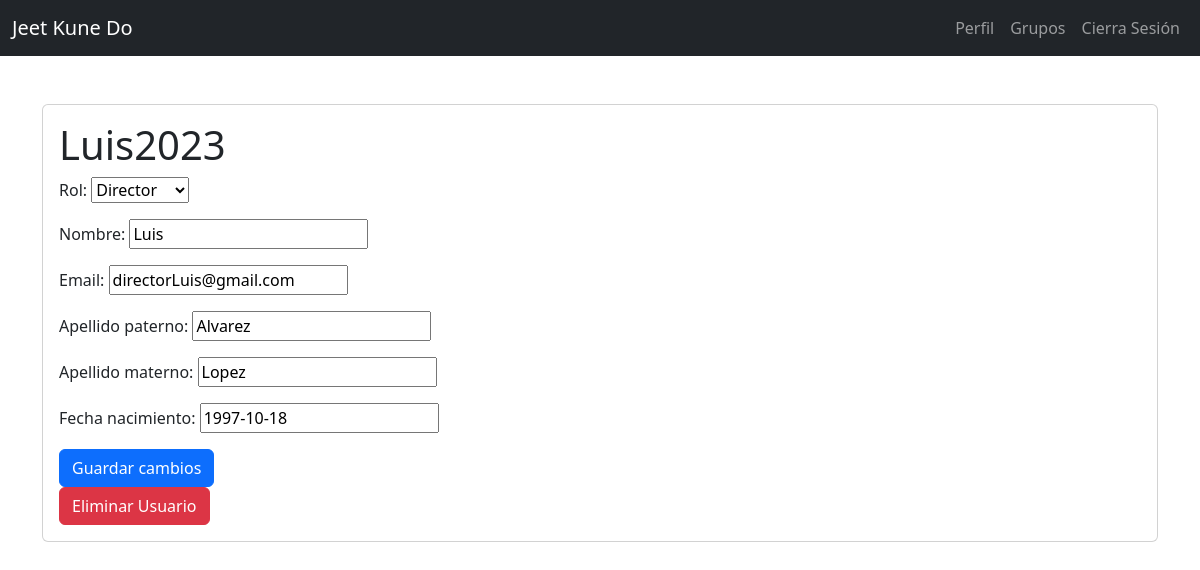
The page /usuarios/7 (signed in) on the database its author committed.
### login/models.py (models this page shows, shortened)
class UserProfile(models.Model):
    user = models.OneToOneField(User, on_delete=models.CASCADE)
    ROLES = [('guardian', 'Guardian'),
             ('director', 'Director'),
             ('secretario', 'Secretario'),
             ('instructor', 'Instructor'),
             ('alumno', 'Alumno')
             ]
    rol = models.CharField(max_length=25, choices=ROLES, default='director')
    nombre = models.CharField(max_length=200)
    email = models.EmailField(max_length=200, null=True)
    apellido_paterno = models.CharField(max_length=200)
    apellido_materno= models.CharField(max_length=200)
    fecha_nacimiento = models.DateField(default='2023-10-18')

### login/views.py (the view, shortened to what this page needs)
# urls.py: path('usuarios/<int:id_usuario>', views.edit_usuario, name='edit_usuario'),
@login_required
def edit_usuario(request, id_usuario):
    if request.method == 'GET':
        usuario = get_object_or_404(UserProfile, pk=id_usuario)
        form = Create_Usuario(instance=usuario)
        return render(request, 'edit_usuario.html', {
            'usuario': usuario,
            'form' : form
        })

### login/forms.py
class Create_Usuario(ModelForm):
    class Meta():
        model = UserProfile
        fields =['rol', 'nombre', 'email',
                  'apellido_paterno', 'apellido_materno', 'fecha_nacimiento']

### login/templates/edit_usuario.html (shortened to what this page needs)
{% extends 'base.html'%} {% block content%}
    <main class="container py-5">
        <div class="card card-body">
            <div>
                <h1>{{usuario.user.username}}</h1>
                <form method="POST">
                    {{form.as_p}}
                    <button class="btn btn-primary">
                        Guardar cambios
                    </button>
                </form>
                <form action="{% url 'delete_usuario' usuario.id %}">
                    <button class="btn btn-danger" style="display: flex;">
                        Eliminar Usuario
                    </button>
                </form>
            </div>
        </div>
    </main>
{% endblock %}

### rows shown on the page
UserProfile: user.username "Luis2023", rol "Director", nombre "Luis", email "directorLuis@gmail.com", apellido_paterno "Alvarez", apellido_materno "Lopez", fecha_nacimiento "1997-10-18"
